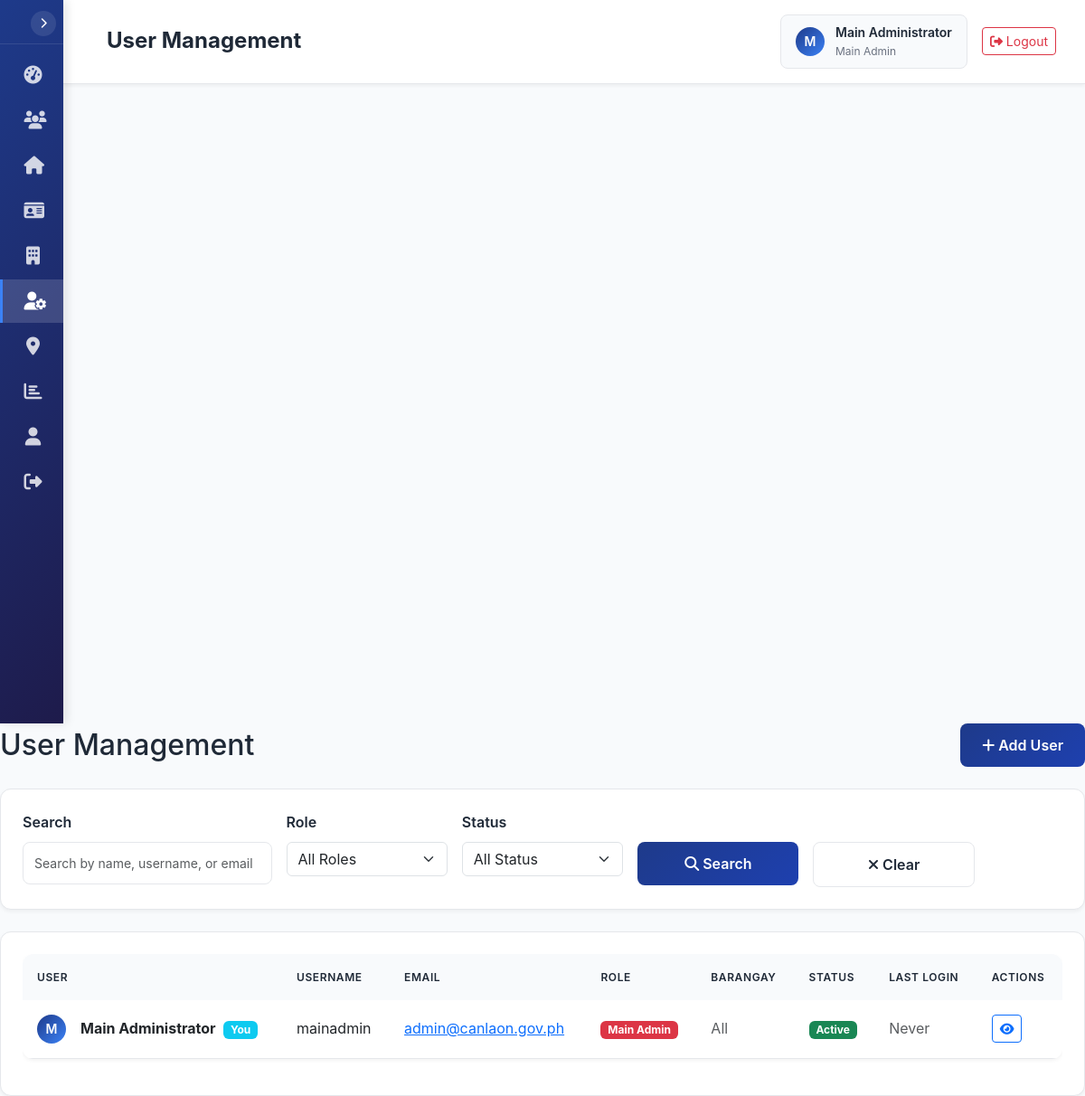
/users.php (signed in), run on the app's committed database.
### tables this page shows
CREATE TABLE IF NOT EXISTS `users` (
    `id` INT(11) NOT NULL AUTO_INCREMENT,
    `username` VARCHAR(50) NOT NULL UNIQUE,
    `password` VARCHAR(255) NOT NULL,
    `full_name` VARCHAR(100) NOT NULL,
    `email` VARCHAR(100) UNIQUE,
    `role` ENUM('main_admin', 'admin', 'staff') NOT NULL DEFAULT 'staff',
    `barangay_id` INT(11) NULL,
    `is_active` TINYINT(1) NOT NULL DEFAULT 1,
    `last_login` DATETIME NULL,
    `created_at` TIMESTAMP DEFAULT CURRENT_TIMESTAMP,
    `updated_at` TIMESTAMP DEFAULT CURRENT_TIMESTAMP ON UPDATE CURRENT_TIMESTAMP,
    PRIMARY KEY (`id`),
    INDEX `idx_username` (`username`),
    INDEX `idx_role` (`role`),
    INDEX `idx_barangay_id` (`barangay_id`),
    INDEX `idx_is_active` (`is_active`)
);

### Controller.php (called while the page is built, shortened)
<?php
abstract class Controller {
    public function __construct() {
        $this->userModel = new User();
        $this->user = $this->userModel->getUserWithBarangay($_SESSION['user_id']);
    }
    protected function render($view, $data = []) {
        extract($data);
        $viewPath = APP_ROOT . "/views/{$view}.php";
        if (file_exists($viewPath)) {
            require_once $viewPath;
        } else {
            throw new Exception("View {$view} not found");
        }
    }
    protected function getPaginationData($currentPage, $totalItems, $itemsPerPage = ITEMS_PER_PAGE) {
        $totalPages = ceil($totalItems / $itemsPerPage);
        $currentPage = max(1, min($currentPage, $totalPages));
        return [
            'current_page' => $currentPage,
            'total_pages' => $totalPages,
            'total_items' => $totalItems,
            'items_per_page' => $itemsPerPage,
            'offset' => ($currentPage - 1) * $itemsPerPage,
            'has_previous' => $currentPage > 1,
            'has_next' => $currentPage < $totalPages,
            'previous_page' => $currentPage - 1,
            'next_page' => $currentPage + 1
        ];
    }
}
?>

### controllers/UserController.php (called while the page is built, shortened)
<?php
require_once 'config/config.php';
class UserController extends Controller {
    public function index() {
        $page = $_GET['page'] ?? 1;
        $search = $_GET['search'] ?? '';
        $role = $_GET['role'] ?? '';
        $status = $_GET['status'] ?? '';
        $userModel = new User();
        $filters = [
            'search' => $search,
            'role' => $role,
            'status' => $status
        ];
        $users = $userModel->getAllUsers($page, ITEMS_PER_PAGE, $filters);
        $totalUsers = $userModel->countUsers($filters);
        $pagination = $this->getPaginationData($page, $totalUsers);
        $this->render('users/index', [
            'pageTitle' => 'User Management',
            'currentPage' => 'users',
            'user' => $this->user,
            'users' => $users,
            'totalUsers' => $totalUsers,
            'pagination' => $pagination,
            'filters' => $filters
        ]);
    }
}

### users.php (called while the page is built, shortened)
<?php
require_once 'config/config.php';
require_once 'Controller.php';
require_once 'controllers/UserController.php';
$action = $_GET['action'] ?? 'index';
$controller = new UserController();
switch ($action) {
    default:
        $controller->index();
        break;
}
?>

### models/Model.php (called while the page is built, shortened)
<?php
abstract class Model {
    protected $db;
    public function __construct() {
        $this->db = Database::getInstance();
    }
    public function query($sql, $params = []) {
        $conn = $this->db->getConnection();
        $stmt = $conn->prepare($sql);
        foreach ($params as $key => $value) {
            $stmt->bindValue(":{$key}", $value);
        }
        $stmt->execute();
        return $stmt->fetchAll();
    }
    public function queryFirst($sql, $params = []) {
        $conn = $this->db->getConnection();
        $stmt = $conn->prepare($sql);
        foreach ($params as $key => $value) {
            $stmt->bindValue(":{$key}", $value);
        }
        $stmt->execute();
        return $stmt->fetch();
    }
}
?>

### models/User.php (called while the page is built, shortened)
<?php
class User extends Model {
    public function getUserWithBarangay($userId) {
        $sql = "SELECT u.*, b.name as barangay_name, b.code as barangay_code
                FROM users u
                LEFT JOIN barangays b ON u.barangay_id = b.id
                WHERE u.id = :id";
        return $this->queryFirst($sql, ['id' => $userId]);
    }
    public function getUsersWithPagination($page = 1, $limit = ITEMS_PER_PAGE, $filters = []) {
        $offset = ($page - 1) * $limit;
        $params = [];
        $sql = "SELECT u.*, b.name as barangay_name
                FROM users u
                LEFT JOIN barangays b ON u.barangay_id = b.id
                WHERE u.is_active = 1";
        $sql .= " ORDER BY u.full_name ASC LIMIT :limit OFFSET :offset";
        $params['limit'] = $limit;
        $params['offset'] = $offset;
        return $this->query($sql, $params);
    }
    public function countUsers($filters = []) {
        $params = [];
        $sql = "SELECT COUNT(*) as count FROM users u
                LEFT JOIN barangays b ON u.barangay_id = b.id
                WHERE u.is_active = 1";
        $result = $this->queryFirst($sql, $params);
        return $result['count'] ?? 0;
    }
    public function getAllUsers($page = 1, $limit = ITEMS_PER_PAGE, $filters = []) {
        return $this->getUsersWithPagination($page, $limit, $filters);
    }
}
?>

### config/config.php (called while the page is built, shortened)
<?php
function getUserRole() {
    return $_SESSION['user_role'] ?? null;
}
function isMainAdmin() {
    return getUserRole() === 'main_admin';
}
?>

### views/users/index.php (the view, shortened to what this page needs)
<?php
require_once 'views/layouts/main.php';
?>
<div class="d-flex justify-content-between align-items-center mb-4">
    <h2 class="mb-0">User Management</h2>
    <a href="users.php?action=add" class="btn btn-primary">
        <i class="fas fa-plus"></i> Add User
    </a>
</div>
<div class="card mb-4">
    <div class="card-body">
        <form method="GET" action="users.php" class="row g-3">
            <div class="col-md-3">
                <label for="search" class="form-label">Search</label>
                <input type="text" class="form-control" id="search" name="search"
                       value="<?= htmlspecialchars($filters['search']) ?>"
                       placeholder="Search by name, username, or email">
            </div>
            <div class="col-md-2">
                <label for="role" class="form-label">Role</label>
                <select class="form-select" id="role" name="role">
                    <option value="">All Roles</option>
                </select>
            </div>
            <div class="col-md-2">
                <label for="status" class="form-label">Status</label>
                <select class="form-select" id="status" name="status">
                    <option value="">All Status</option>
                </select>
            </div>
            <div class="col-md-2">
                <label class="form-label">&nbsp;</label>
                <button type="submit" class="btn btn-primary w-100">
                    <i class="fas fa-search"></i> Search
                </button>
            </div>
            <div class="col-md-2">
                <label class="form-label">&nbsp;</label>
                <a href="users.php" class="btn btn-secondary w-100">
                    <i class="fas fa-times"></i> Clear
                </a>
            </div>
        </form>
    </div>
</div>
<div class="card">
    <div class="card-body">
        <?php if (empty($users)): ?>
            <div class="text-center py-4">
                <i class="fas fa-users fa-3x text-muted mb-3"></i>
                <h5 class="text-muted">No users found</h5>
                <p class="text-muted">Try adjusting your search criteria or add a new user.</p>
                <a href="users.php?action=add" class="btn btn-primary">
                    <i class="fas fa-plus"></i> Add First User
                </a>
            </div>
        <?php else: ?>
            <div class="table-responsive">
                <table class="table table-hover">
                    <thead>
                        <tr>
                            <th>User</th>
                            <th>Username</th>
                            <th>Email</th>
                            <th>Role</th>
                            <th>Barangay</th>
                            <th>Status</th>
                            <th>Last Login</th>
                            <th>Actions</th>
                        </tr>
                    </thead>
                    <tbody>
                        <?php foreach ($users as $userItem): ?>
                            <tr>
                                <td>
                                    <div class="d-flex align-items-center">
                                        <div class="user-avatar me-3">
                                            <?= strtoupper(substr($userItem['full_name'], 0, 1)) ?>
                                        </div>
                                        <div>
                                            <strong><?= htmlspecialchars($userItem['full_name']) ?></strong>
                                            <?php if ($userItem['id'] == $user['id']): ?>
                                                <span class="badge bg-info ms-1">You</span>
                                            <?php endif; ?>
                                        </div>
                                    </div>
                                </td>
                                <td><?= htmlspecialchars($userItem['username']) ?></td>
                                <td>
                                    <a href="mailto:<?= htmlspecialchars($userItem['email']) ?>">
                                        <?= htmlspecialchars($userItem['email']) ?>
                                    </a>
                                </td>
                                <td>
                                    <?php
                                    $roleColors = [
                                        'main_admin' => 'danger',
                                        'admin' => 'warning',
                                        'staff' => 'info'
                                    ];
                                    $roleColor = $roleColors[$userItem['role']] ?? 'secondary';
                                    ?>
                                    <span class="badge bg-<?= $roleColor ?>">
                                        <?= ucwords(str_replace('_', ' ', $userItem['role'])) ?>
                                    </span>
                                </td>
                                <td>
                                    <?= ($userItem['barangay_name'] ?? null) ? htmlspecialchars($userItem['barangay_name']) : '<span class="text-muted">All</span>' ?>
                                </td>
                                <td>
                                    <?php if ($userItem['is_active']): ?>
                                        <span class="badge bg-success">Active</span>
                                    <?php else: ?>
                                        <span class="badge bg-danger">Inactive</span>
                                    <?php endif; ?>
                                </td>
                                <td>
                                    <?php if ($userItem['last_login'] ?? null): ?>
                                        <?= date('M j, Y g:i A', strtotime($userItem['last_login'])) ?>
                                    <?php else: ?>
                                        <span class="text-muted">Never</span>
                                    <?php endif; ?>
                                </td>
                                <td>
                                    <div class="btn-group" role="group">
                                        <a href="users.php?action=view&id=<?= $userItem['id'] ?>"
                                           class="btn btn-sm btn-outline-primary" title="View">
                                            <i class="fas fa-eye"></i>
                                        </a>
                                    </div>
                                </td>
                            </tr>
                        <?php endforeach; ?>
                    </tbody>
                </table>
            </div>
        <?php endif; ?>
    </div>
</div>

### views/layouts/main.php (shortened to what this page needs)
<!DOCTYPE html>
<html lang="en">
<head>
    <link href="https://cdn.jsdelivr.net/npm/bootstrap@5.3.0/dist/css/bootstrap.min.css" rel="stylesheet">
    <link rel="stylesheet" href="https://cdnjs.cloudflare.com/ajax/libs/font-awesome/6.4.0/css/all.min.css">
</head>
<body>
    <nav class="sidebar" id="sidebar">
        <div class="sidebar-header">
            <button class="sidebar-toggle-btn" id="sidebarToggleBtn">
                <i class="fas fa-chevron-right"></i>
            </button>
        </div>
        <div class="sidebar-nav">
            <div class="nav-item">
                <a href="dashboard.php" class="nav-link <?= $currentPage === 'dashboard' ? 'active' : '' ?>">
                    <i class="fas fa-tachometer-alt"></i>
                </a>
            </div>
            <div class="nav-item">
                <a href="residents.php" class="nav-link <?= $currentPage === 'residents' ? 'active' : '' ?>">
                    <i class="fas fa-users"></i>
                </a>
            </div>
            <div class="nav-item">
                <a href="households.php" class="nav-link <?= $currentPage === 'households' ? 'active' : '' ?>">
                    <i class="fas fa-home"></i>
                </a>
            </div>
            <div class="nav-item">
                <a href="id-cards.php" class="nav-link <?= $currentPage === 'id-cards' ? 'active' : '' ?>">
                    <i class="fas fa-id-card"></i>
                </a>
            </div>
            <div class="nav-item">
                <a href="evacuation-centers.php" class="nav-link <?= $currentPage === 'evacuation-centers' ? 'active' : '' ?>">
                    <i class="fas fa-building"></i>
                </a>
            </div>
            <?php if (isMainAdmin()): ?>
            <div class="nav-item">
                <a href="users.php" class="nav-link <?= $currentPage === 'users' ? 'active' : '' ?>">
                    <i class="fas fa-user-cog"></i>
                </a>
            </div>
            <div class="nav-item">
                <a href="barangays.php" class="nav-link <?= $currentPage === 'barangays' ? 'active' : '' ?>">
                    <i class="fas fa-map-marker-alt"></i>
                </a>
            </div>
            <?php endif; ?>
            <div class="nav-item">
                <a href="reports.php" class="nav-link <?= $currentPage === 'reports' ? 'active' : '' ?>">
                    <i class="fas fa-chart-bar"></i>
                </a>
            </div>
            <div class="nav-item">
                <a href="profile.php" class="nav-link <?= $currentPage === 'profile' ? 'active' : '' ?>">
                    <i class="fas fa-user"></i>
                </a>
            </div>
            <div class="nav-item">
                <a href="logout.php" class="nav-link">
                    <i class="fas fa-sign-out-alt"></i>
                </a>
            </div>
        </div>
    </nav>
    <div class="main-content">
        <div class="top-nav">
            <div class="top-nav-left">
                <h1 class="page-title"><?= $pageTitle ?? 'Dashboard' ?></h1>
            </div>
            <div class="top-nav-right">
                <div class="user-info">
                    <div class="user-avatar">
                        <?= strtoupper(substr($user['full_name'], 0, 1)) ?>
                    </div>
                    <div class="user-details">
                        <div class="user-name"><?= $user['full_name'] ?></div>
                        <div class="user-role"><?= str_replace('_', ' ', $user['role']) ?></div>
                    </div>
                </div>
                <a href="logout.php" class="btn btn-outline-danger btn-sm">
                    <i class="fas fa-sign-out-alt"></i> Logout
                </a>
            </div>
        </div>
        <div class="content">
        </div>
    </div>
</body>
</html>

### data on the page
users: full_name "M", full_name "Main Administrator", role "Main Admin", shows "You", username "mainadmin", email "admin@canlaon.gov.ph", is_active "Active", shows "Never"

### other printed values
$pageTitle "User Management"
